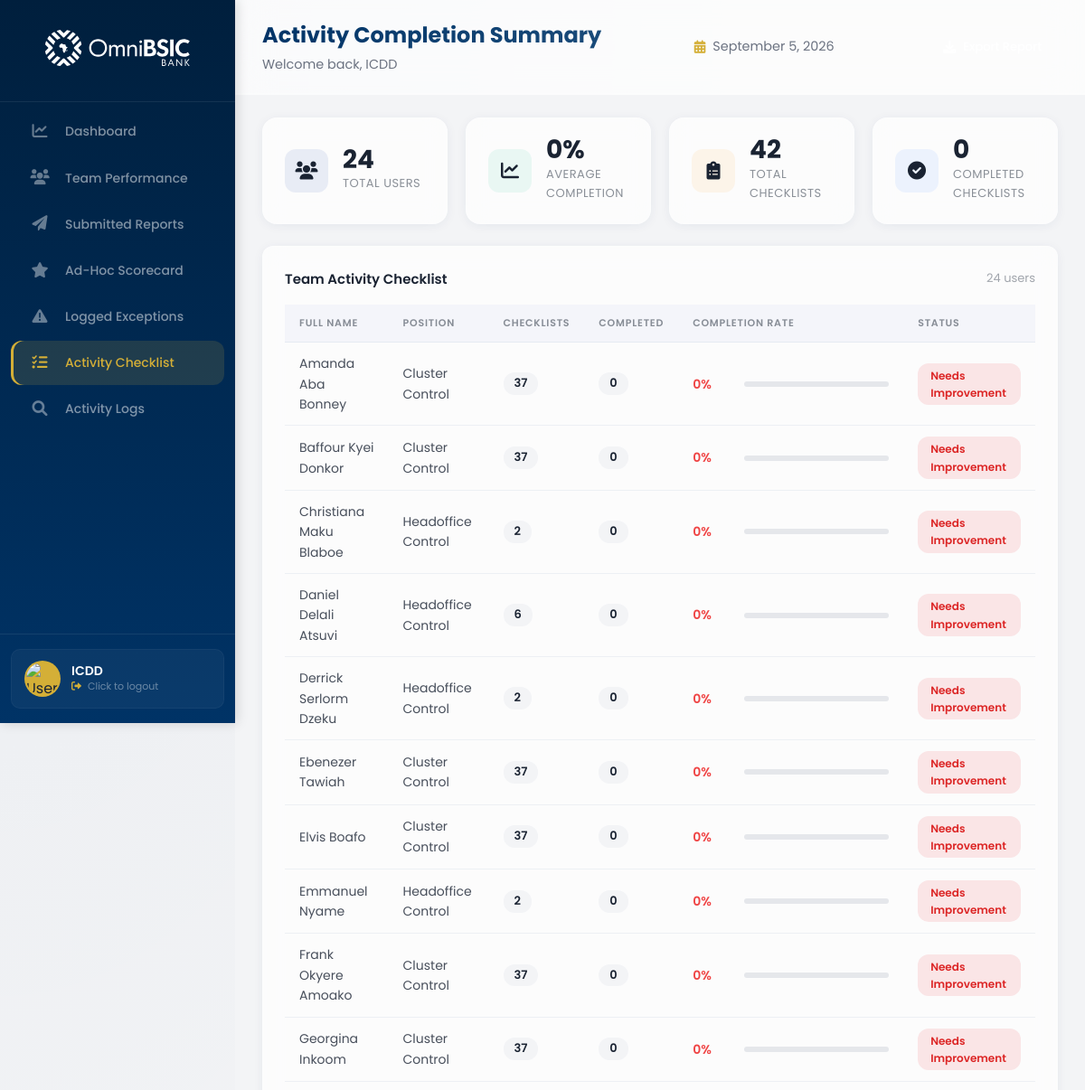
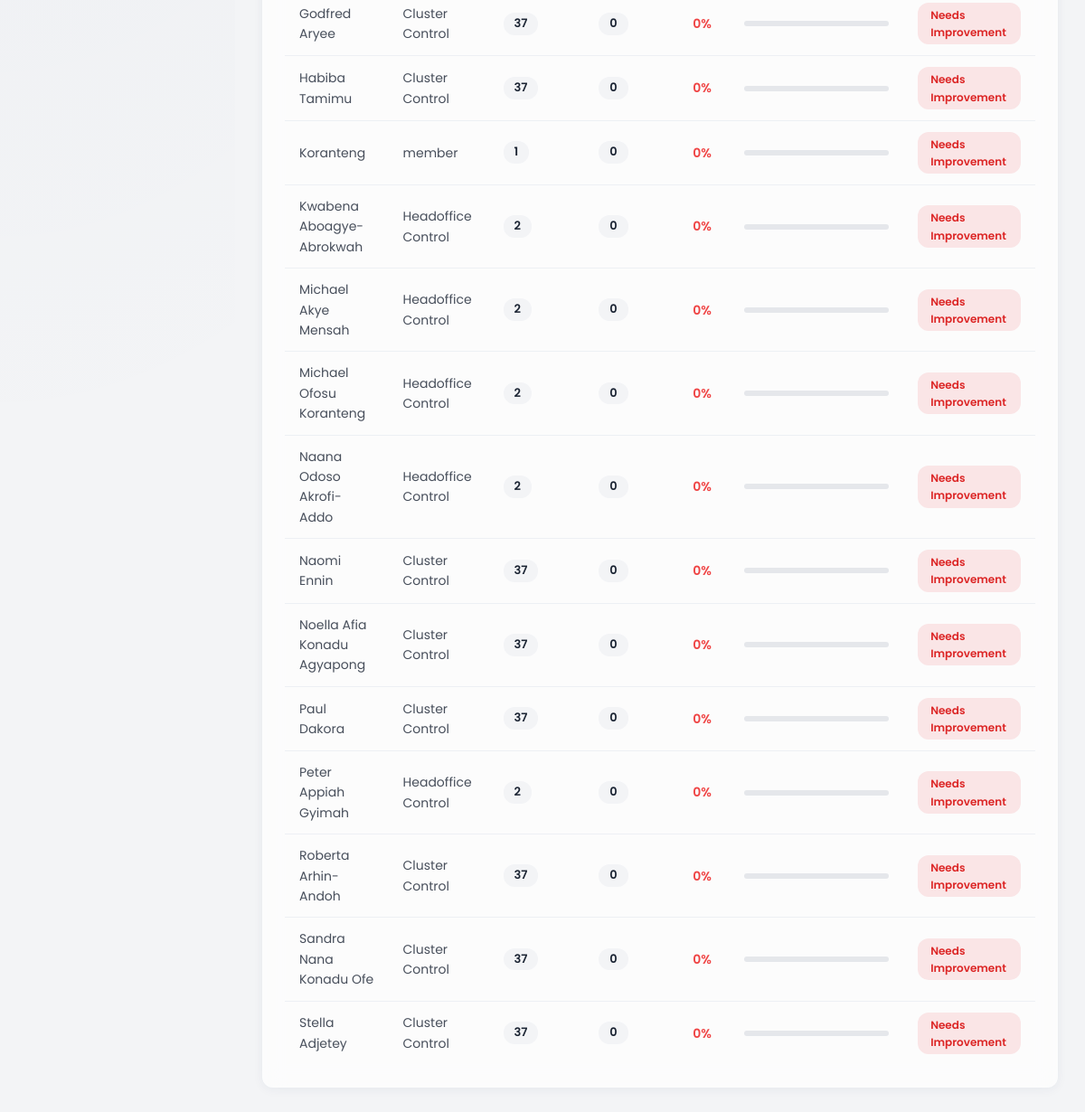
The app's page /adminboard/supervisor/checklist/ (signed in) with its own data (2 pictures, top to bottom).
### control_dashboard/models.py (models this page shows, shortened)
class UserProfile(models.Model):
    ROLE_CHOICES = [
        ('admin', 'Admin'),
        ('supervisor', 'Supervisor'),
        ('member', 'Member'),
    ]
    POSITION_CHOICES = [
        ('hc', 'Headoffice Control'),
        ('cc', 'Cluster Control'),
    ]
    STATUS_CHOICES = [
        ('active', 'Active'),
        ('inactive', 'Inactive'),
    ]
    user = models.OneToOneField(
        User,
        on_delete=models.CASCADE,
        related_name='profile',
        null=True,
        blank=True
    )
    email = models.EmailField(unique=True)
    full_name = models.CharField(max_length=200)
    username = models.CharField(max_length=150, unique=True, blank=True, null=True)
    position = models.CharField(max_length=50, choices=POSITION_CHOICES, default='member')
    role = models.CharField(max_length=50, choices=ROLE_CHOICES, default='member')
    status = models.CharField(max_length=50, choices=STATUS_CHOICES, default='active')
    departments = models.ManyToManyField(
        'Department',
        blank=True,
        related_name='user_profiles'
    )
    branches = models.ManyToManyField(
        'Branch',
        blank=True,
        related_name='user_profiles'
    )
    created_at = models.DateTimeField(auto_now_add=True)
    updated_at = models.DateTimeField(auto_now=True)
    class Meta:
        db_table = 'user_profiles'
        ordering = ['full_name']

### control_dashboard/views.py (the view)
# urls.py: path('supervisor/checklist/', views.supervisor_checklist, name='supervisor_checklist'),
@login_required
def supervisor_checklist(request):
    try:
        user_profile = UserProfile.objects.get(email=request.user.email)
        if user_profile.role != 'supervisor' and user_profile.role != 'admin':
            messages.error(request, 'You do not have permission to access this page.')
            return redirect_dashboard(request.user)
    except UserProfile.DoesNotExist:
        return redirect_dashboard(request.user)
    team_members = UserProfile.objects.filter(role='member', status='active').order_by('full_name')
    all_checklists = Checklist.objects.filter(is_active=True)
    user_completion_data = []
    total_users = team_members.count()
    total_completed = 0
    total_completion_rate = 0
    for member in team_members:
        assigned_checklists = all_checklists.filter(
            Q(assigned_users=member) |
            Q(assignment_target='all') |
            Q(assignment_target=member.position)
        ).distinct()
        total_assigned = assigned_checklists.count()
        completed_checklists = ChecklistLog.objects.filter(
            user=member,
            checklist__in=assigned_checklists
        ).values_list('checklist_id', flat=True).distinct().count()
        if total_assigned > 0:
            completion_rate = int((completed_checklists / total_assigned) * 100)
        else:
            completion_rate = 0
        if completion_rate >= 90:
            status = 'success'
            status_text = 'Excellent'
        elif completion_rate >= 70:
            status = 'warning'
            status_text = 'Good'
        elif completion_rate >= 40:
            status = 'warning'
            status_text = 'In Progress'
        else:
            status = 'danger'
            status_text = 'Needs Improvement'
        total_completed += completed_checklists
        if total_assigned > 0:
            total_completion_rate += completion_rate
        user_completion_data.append({
            'user': member,
            'total_checklists': total_assigned,
            'completed_checklists': completed_checklists,
            'completion_rate': completion_rate,
            'status': status,
            'status_text': status_text,
        })
    if total_users > 0 and sum(d['total_checklists'] for d in user_completion_data) > 0:
        avg_completion = int(total_completion_rate / total_users)
    else:
        avg_completion = 0
    user_completion_data.sort(key=lambda x: x['completion_rate'], reverse=True)
    context = {
        'user_profile': user_profile,
        'user_completion_data': user_completion_data,
        'total_users': total_users,
        'avg_completion': avg_completion,
        'total_checklists': all_checklists.count(),
        'total_completed': total_completed,
        'all_checklists': all_checklists,
    }
    return render(request, 'control_dashboard/checklist-sup.html', context)

### control_dashboard/templates/control_dashboard/checklist-sup.html (shortened to what this page needs)
{% extends 'control_dashboard/base.html' %}
{% load static %}
{% block extra_css %}
<link rel="stylesheet" href="{% static 'stylesheets/supervisor-checklist.css' %}" type="text/css">
{% endblock %}
{% block dashboard_url %}{% url 'control_dashboard:supervisor_dashboard' %}{% endblock %}
{% block nav_links %}
<li><a href="{% url 'control_dashboard:supervisor_dashboard' %}">
    <span class="nav-icon"><i class="fas fa-chart-line"></i></span>
    <span class="nav-text">Dashboard</span>
</a></li>
<li><a href="{% url 'control_dashboard:team_performance' %}">
    <span class="nav-icon"><i class="fas fa-users"></i></span>
    <span class="nav-text">Team Performance</span>
</a></li>
<li><a href="{% url 'control_dashboard:submitted_reports' %}">
    <span class="nav-icon"><i class="fas fa-paper-plane"></i></span>
    <span class="nav-text">Submitted Reports</span>
</a></li>
<li><a href="{% url 'control_dashboard:ad_hoc_scorecard' %}">
    <span class="nav-icon"><i class="fas fa-star"></i></span>
    <span class="nav-text">Ad-Hoc Scorecard</span>
</a></li>
<li><a href="{% url 'control_dashboard:logged_exceptions' %}">
    <span class="nav-icon"><i class="fas fa-exclamation-triangle"></i></span>
    <span class="nav-text">Logged Exceptions</span>
</a></li>
<li class="active"><a href="{% url 'control_dashboard:supervisor_checklist' %}">
    <span class="nav-icon"><i class="fas fa-tasks"></i></span>
    <span class="nav-text">Activity Checklist</span>
</a></li>
<li><a href="{% url 'control_dashboard:supervisor_activity_logs' %}">
    <span class="nav-icon"><i class="fas fa-search"></i></span>
    <span class="nav-text">Activity Logs</span>
</a></li>
{% endblock %}
{% block page_title %}Activity Completion Summary{% endblock %}
{% block top_header_right %}
<button class="btn-export-header" onclick="exportReport()" title="Export Activity Data">
    <i class="fas fa-download"></i> Export Report
</button>
{% endblock %}
{% block content %}
<div class="stats-grid">
    <div class="stat-card">
        <div class="stat-icon primary"><i class="fas fa-users"></i></div>
        <div class="stat-info">
            <span class="stat-value">{{ total_users|default:0 }}</span>
            <span class="stat-label">Total Users</span>
        </div>
    </div>
    <div class="stat-card">
        <div class="stat-icon success"><i class="fas fa-chart-line"></i></div>
        <div class="stat-info">
            <span class="stat-value">{{ avg_completion|default:0 }}%</span>
            <span class="stat-label">Average Completion</span>
        </div>
    </div>
    <div class="stat-card">
        <div class="stat-icon warning"><i class="fas fa-clipboard-list"></i></div>
        <div class="stat-info">
            <span class="stat-value">{{ total_checklists|default:0 }}</span>
            <span class="stat-label">Total Checklists</span>
        </div>
    </div>
    <div class="stat-card">
        <div class="stat-icon info"><i class="fas fa-check-circle"></i></div>
        <div class="stat-info">
            <span class="stat-value">{{ total_completed|default:0 }}</span>
            <span class="stat-label">Completed Checklists</span>
        </div>
    </div>
</div>
<div class="table-container">
    <div class="table-header">
        <h4>Team Activity Checklist</h4>
        <span class="user-count">{{ user_completion_data|length }} users</span>
    </div>
    <div class="table-responsive">
        <table class="checklist-table">
            <thead>
                <tr>
                    <th>Full Name</th>
                    <th>Position</th>
                    <th class="text-center">Checklists</th>
                    <th class="text-center">Completed</th>
                    <th style="width: 30%;">Completion Rate</th>
                    <th class="text-center">Status</th>
                </tr>
            </thead>
            <tbody>
                {% for data in user_completion_data %}
                <tr onclick="viewUserDetail({{ data.user.id }})" class="user-row" data-user="{{ data.user.id }}" style="cursor: pointer;">
                    <td class="font-bold">
                        {{ data.user.full_name|default:data.user.email }}
                    </td>
                    <td>{{ data.user.get_position_display|default:"Member" }}</td>
                    <td class="text-center"><span class="task-count-badge">{{ data.total_checklists }}</span></td>
                    <td class="text-center"><span class="task-count-badge">{{ data.completed_checklists }}</span></td>
                    <td>
                        <div class="performance-metric-wrapper">
                            <span class="score-text {% if data.completion_rate >= 90 %}text-success{% elif data.completion_rate >= 70 %}text-warning{% else %}text-danger{% endif %}">
                                {{ data.completion_rate }}%
                            </span>
                            <div class="progress-track">
                            </div>
                        </div>
                    </td>
                    <td class="text-center">
                        <span class="status-badge {% if data.status == 'success' %}active{% elif data.status == 'warning' %}pending{% else %}inactive{% endif %}">
                            {{ data.status_text }}
                        </span>
                    </td>
                </tr>
                {% endfor %}
            </tbody>
        </table>
    </div>
</div>
{% endblock %}

### control_dashboard/templates/control_dashboard/base.html (shortened to what this page needs)
{% load static %}
<!DOCTYPE html>
<html>
    <head>
        <link rel="stylesheet" href="{% static 'stylesheets/base.css' %}" type="text/css">
        <link rel="stylesheet" href="https://cdnjs.cloudflare.com/ajax/libs/font-awesome/6.0.0-beta3/css/all.min.css">
        {% block extra_css %}{% endblock %}
    </head>
    <body>
        <div class="page-wrapper">
            <div class="nav-bar">
                <div class="logo">
                    <a href="{% block dashboard_url %}{% url 'control_dashboard:member_dashboard' %}{% endblock %}">
                        <img src="{% static 'images/OmniBSIC_Bank_Logo.svg' %}" alt="Bank Logo">
                    </a>
                </div>
                <ul class="nav-links">
                    {% block nav_links %}{% endblock %}
                </ul>
                <div class="nav-footer">
                    <div class="nav-profile-card" onclick="logoutUser()" style="cursor: pointer;" title="Click to logout">
                        <div class="nav-profile-img-wrapper">
                            <img src="{% static 'images/user-avatar.jpg' %}" alt="User Profile Image">
                        </div>
                        <div class="nav-profile-info">
                            <h4 class="nav-user-name">{{ user_profile.full_name|default:"User" }}</h4>
                            <p class="nav-user-role">
                                <i class="fas fa-sign-out-alt" style="font-size: 11px; margin-right: 4px;"></i>
                                Click to logout
                            </p>
                        </div>
                    </div>
                </div>
            </div>
            <div class="main-content-wrapper">
                <div class="top-header">
                    <div class="top-header-left">
                        <span class="page-title">{% block page_title %}Dashboard{% endblock %}</span>
                        {% block page_subtitle %}
                        <span class="page-subtitle">Welcome back, {{ user_profile.full_name|default:"User" }}</span>
                        {% endblock %}
                    </div>
                    {% block top_header_center %}
                    <div class="top-header-center">
                        <span class="header-date">
                            <i class="fas fa-calendar-alt"></i>
                            {% now "F j, Y" %}
                        </span>
                    </div>
                    {% endblock %}
                    <div class="top-header-right">
                        {% block top_header_right %}{% endblock %}
                    </div>
                </div>
                <div class="main-content">
                    {% block content %}{% endblock %}
                </div>
            </div>
        </div>
    </body>
</html>

### control_dashboard/static/stylesheets/supervisor-checklist.css (style rules this page uses)
.stats-grid { display: grid; grid-template-columns: repeat(4, 1fr); gap: 20px; margin-bottom: 24px; }
.stat-card { background: var(--glass-bg); backdrop-filter: blur(12px); -webkit-backdrop-filter: blur(12px); border: 1px solid var(--glass-border); border-radius: 16px; padding: 18px 24px; display: flex; align-items: center; gap: 16px; transition: all 0.3s ease; box-shadow: 0 2px 12px var(--glass-shadow); }
.stat-icon { width: 48px; height: 48px; border-radius: 12px; display: flex; align-items: center; justify-content: center; font-size: 20px; flex-shrink: 0; }
.stat-icon.primary { background: rgba(0, 51, 153, 0.08); color: var(--omni-primary); }
.stat-icon.success { background: rgba(16, 185, 129, 0.08); color: var(--omni-success); }
.stat-icon.warning { background: rgba(245, 158, 11, 0.08); color: var(--omni-warning); }
.stat-icon.info { background: rgba(59, 130, 246, 0.08); color: var(--omni-info); }
.stat-info { flex: 1; }
.stat-value { display: block; font-size: 28px; font-weight: 700; color: #1a2332; line-height: 1.2; }
.stat-label { display: block; font-size: 13px; color: rgba(26, 35, 50, 0.5); font-weight: 400; }
.table-responsive { overflow-x: auto; }
.checklist-table { width: 100%; border-collapse: collapse; background: transparent; font-size: 14px; }
.checklist-table thead { background: rgba(0, 51, 153, 0.03); }
.checklist-table thead th { color: rgba(26, 35, 50, 0.5); font-size: 11px; font-weight: 600; text-transform: uppercase; letter-spacing: 0.8px; text-align: left; padding: 12px 16px; border-bottom: 1px solid var(--glass-border-dark); }
.checklist-table tbody td { padding: 12px 16px; color: rgba(26, 35, 50, 0.8); border-bottom: 1px solid var(--glass-border-dark); vertical-align: middle; }
.checklist-table tbody tr { cursor: pointer; transition: background 0.2s ease; }
.checklist-table tbody tr:last-child td { border-bottom: none; }
.user-count { font-size: 13px; color: rgba(26, 35, 50, 0.4); }
.performance-metric-wrapper { display: flex; align-items: center; gap: 12px; }
.score-text { font-weight: 600; font-size: 14px; min-width: 45px; }
.text-danger { color: #ef4444; }
.progress-track { flex: 1; height: 8px; background: #e5e7eb; border-radius: 4px; overflow: hidden; }
.task-count-badge { display: inline-block; padding: 2px 12px; background: #f3f4f6; border-radius: 12px; font-size: 13px; font-weight: 600; color: #1a2332; }
.status-badge { display: inline-block; padding: 4px 14px; border-radius: 12px; font-size: 12px; font-weight: 600; text-transform: capitalize; }
.status-badge.inactive { background: rgba(239, 68, 68, 0.12); color: #dc2626; }
.btn-export-header { display: inline-flex; align-items: center; gap: 8px; padding: 8px 18px; background: var(--omni-primary); color: #ffffff; border: none; border-radius: 12px; cursor: pointer; font-size: 13px; font-weight: 500; font-family: 'Poppins', sans-serif; transition: all 0.3s ease; white-space: nowrap; }
.btn-export-header i { font-size: 14px; }
.progress-track { flex: 1; height: 6px; background: #e5e7eb; border-radius: 4px; overflow: hidden; }

### records on screen
UserProfile: full_name "ICDD"
UserProfile: user.full_name "Amanda Aba Bonney", user.position "Cluster Control", total_checklists "37", completed_checklists "0", completion_rate "0", status_text "Needs Improvement"
UserProfile: user.full_name "Baffour Kyei Donkor", user.position "Cluster Control", total_checklists "37", completed_checklists "0", completion_rate "0", status_text "Needs Improvement"
UserProfile: user.full_name "Christiana Maku Blaboe", user.position "Headoffice Control", total_checklists "2", completed_checklists "0", completion_rate "0", status_text "Needs Improvement"
UserProfile: user.full_name "Daniel Delali Atsuvi", user.position "Headoffice Control", total_checklists "6", completed_checklists "0", completion_rate "0", status_text "Needs Improvement"
UserProfile: user.full_name "Derrick Serlorm Dzeku", user.position "Headoffice Control", total_checklists "2", completed_checklists "0", completion_rate "0", status_text "Needs Improvement"
UserProfile: user.full_name "Ebenezer Tawiah", user.position "Cluster Control", total_checklists "37", completed_checklists "0", completion_rate "0", status_text "Needs Improvement"
UserProfile: user.full_name "Elvis Boafo", user.position "Cluster Control", total_checklists "37", completed_checklists "0", completion_rate "0", status_text "Needs Improvement"
UserProfile: user.full_name "Emmanuel Nyame", user.position "Headoffice Control", total_checklists "2", completed_checklists "0", completion_rate "0", status_text "Needs Improvement"
UserProfile: user.full_name "Frank Okyere Amoako", user.position "Cluster Control", total_checklists "37", completed_checklists "0", completion_rate "0", status_text "Needs Improvement"
UserProfile: user.full_name "Georgina Inkoom", user.position "Cluster Control", total_checklists "37", completed_checklists "0", completion_rate "0", status_text "Needs Improvement"
UserProfile: user.full_name "Godfred Aryee", user.position "Cluster Control", total_checklists "37", completed_checklists "0", completion_rate "0", status_text "Needs Improvement"
UserProfile: user.full_name "Habiba Tamimu", user.position "Cluster Control", total_checklists "37", completed_checklists "0", completion_rate "0", status_text "Needs Improvement"
UserProfile: user.full_name "Koranteng", user.position "member", total_checklists "1", completed_checklists "0", completion_rate "0", status_text "Needs Improvement"
UserProfile: user.full_name "Kwabena Aboagye-Abrokwah", user.position "Headoffice Control", total_checklists "2", completed_checklists "0", completion_rate "0", status_text "Needs Improvement"
UserProfile: user.full_name "Michael Akye Mensah", user.position "Headoffice Control", total_checklists "2", completed_checklists "0", completion_rate "0", status_text "Needs Improvement"
UserProfile: user.full_name "Michael Ofosu Koranteng", user.position "Headoffice Control", total_checklists "2", completed_checklists "0", completion_rate "0", status_text "Needs Improvement"
UserProfile: user.full_name "Naana Odoso Akrofi-Addo", user.position "Headoffice Control", total_checklists "2", completed_checklists "0", completion_rate "0", status_text "Needs Improvement"
UserProfile: user.full_name "Naomi Ennin", user.position "Cluster Control", total_checklists "37", completed_checklists "0", completion_rate "0", status_text "Needs Improvement"
UserProfile: user.full_name "Noella Afia Konadu Agyapong", user.position "Cluster Control", total_checklists "37", completed_checklists "0", completion_rate "0", status_text "Needs Improvement"
UserProfile: user.full_name "Paul Dakora", user.position "Cluster Control", total_checklists "37", completed_checklists "0", completion_rate "0", status_text "Needs Improvement"
UserProfile: user.full_name "Peter Appiah Gyimah", user.position "Headoffice Control", total_checklists "2", completed_checklists "0", completion_rate "0", status_text "Needs Improvement"
UserProfile: user.full_name "Roberta Arhin-Andoh", user.position "Cluster Control", total_checklists "37", completed_checklists "0", completion_rate "0", status_text "Needs Improvement"
UserProfile: user.full_name "Sandra Nana Konadu Ofe", user.position "Cluster Control", total_checklists "37", completed_checklists "0", completion_rate "0", status_text "Needs Improvement"
UserProfile: user.full_name "Stella Adjetey", user.position "Cluster Control", total_checklists "37", completed_checklists "0", completion_rate "0", status_text "Needs Improvement"

### other values on screen
{{ total_users|default:0 }} "24"
{{ avg_completion|default:0 }} "0"
{{ total_checklists|default:0 }} "42"
{{ total_completed|default:0 }} "0"
{{ user_completion_data|length }} "24"
